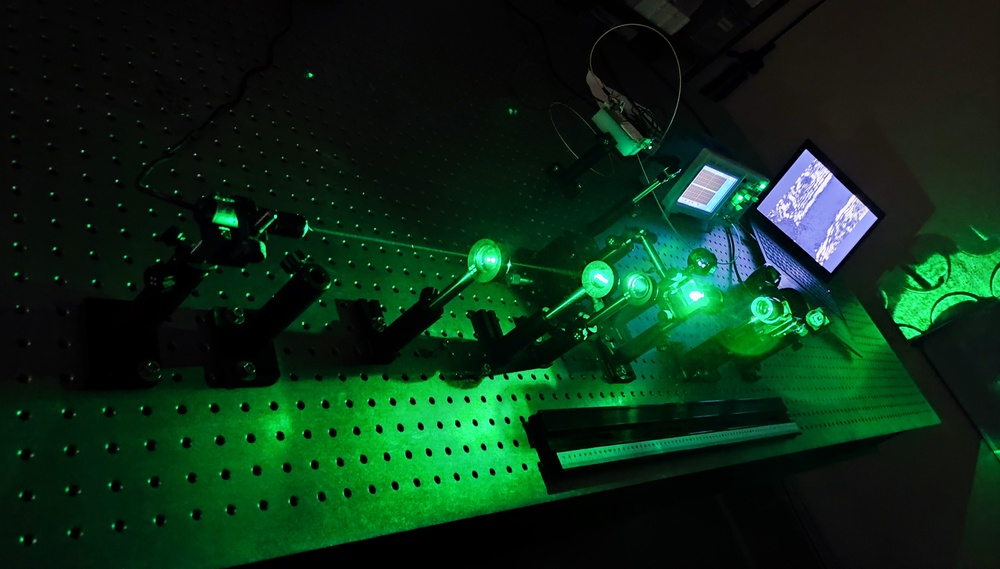
%> input picture class 4/1.jpg, 1000 x 569 px, shrunk from 4640 x 2638 before the run
$ octave gamacorrection.m   (GNU Octave 9; MATLAB toolbox functions it lacks are replaced by stand-ins)
%> lines starting %> are read from the running program, lines starting %| are printed output that depends on the picture
%%
clc
clear all
close all
%%
fprintf('please Select an image');
y1=uigetfile('*.*');
%> the answer given: 1.jpg

n=input('Please enter the value of gamma for Power law\n');
%> the answer given: 2
n=double(n);
J=imread(y1);
%> J is the input picture: size 569x1000x3 uint8; mean R, G, B 11.8, 45.7, 23.9
y2=rgb2gray(J);
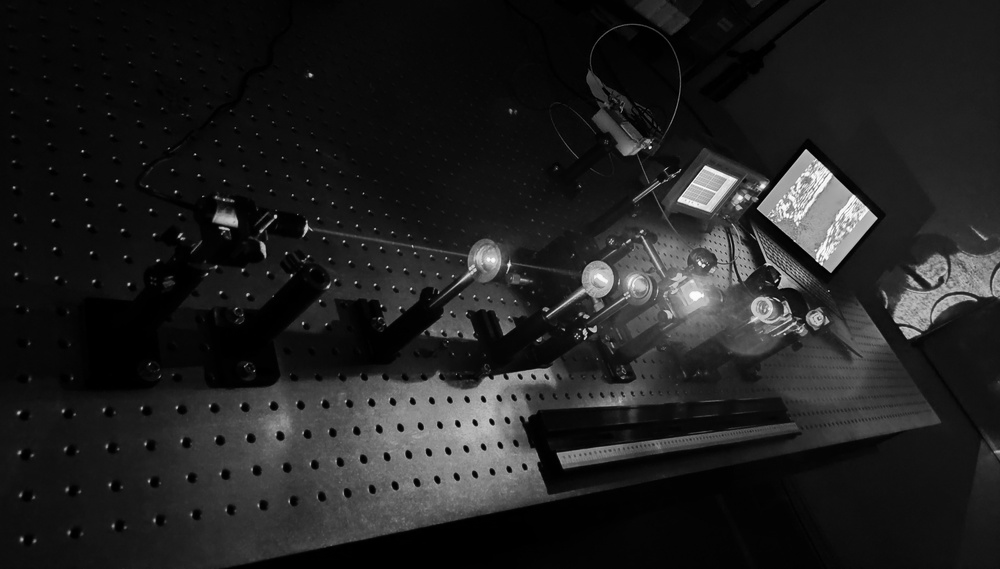
%> y2: size 569x1000 uint8; min 0, max 254, mean 33
y=double(y2);
%%
y3=y./255;
%%
y4=y3.^n;
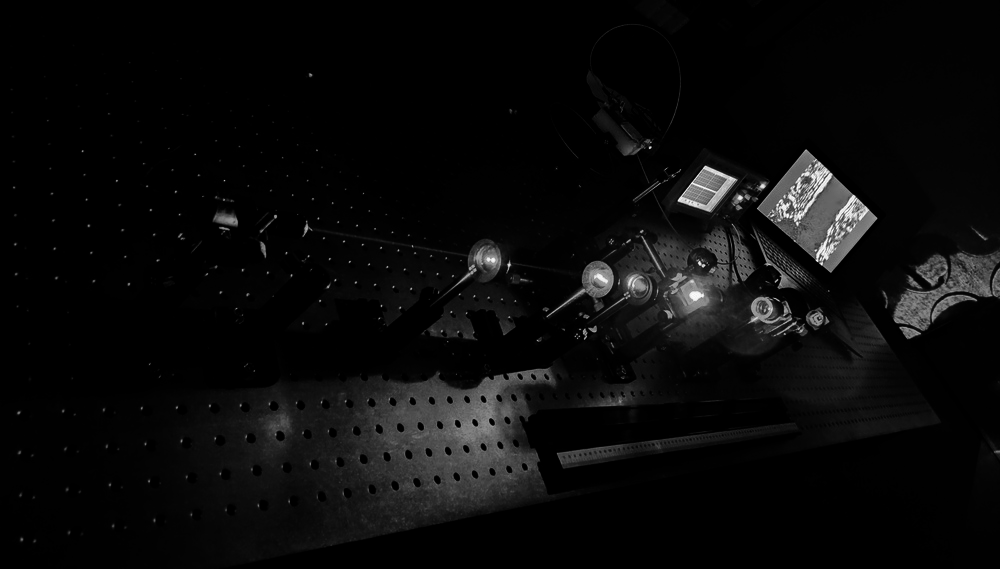
%> y4: size 569x1000 double; min 0, max 0.992, mean 0.0425
%%
y5=y4.*255;
subplot(1,2,1);imshow(y2);title('Original Image');
subplot(1,2,2);imshow(y5,[]);title('gamma corrected image');
